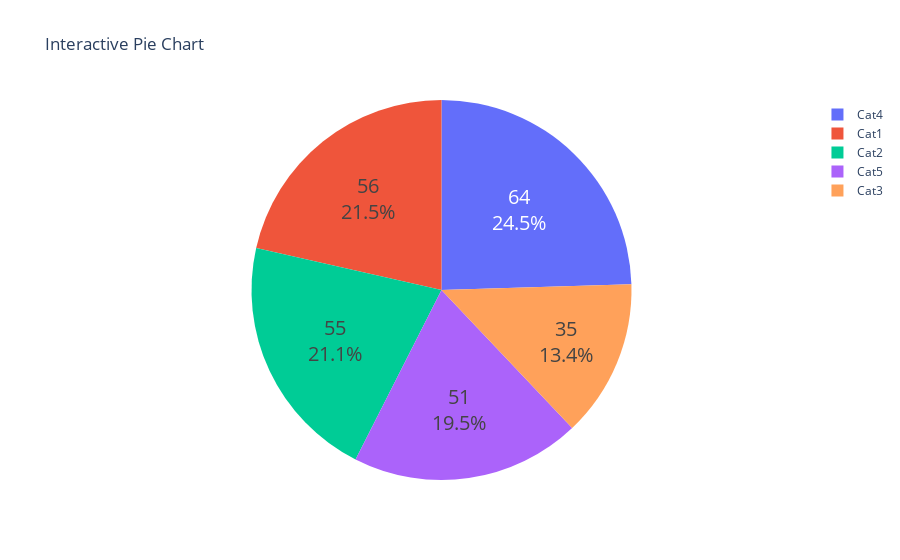

Notebook code cell kept with this figure:
### Code cell
labels = ['Cat1', 'Cat2', 'Cat3', 'Cat4', 'Cat5']
values = [random.randint(0, 100) for _ in range(len(labels))]
trace = go.Pie(labels=labels, values=values, hoverinfo='label+percent', textinfo='value+percent', textfont_size=20)
layout = go.Layout(title='Interactive Pie Chart')
fig = go.Figure(data=[trace], layout=layout)
fig.show()

### Figure 1 — Plotly figure (JSON) as saved in the notebook; plotly's stock layout.template omitted (floating-point values rounded to 4 significant figures)
{"data": [{"hoverinfo": "label+percent", "labels": ["Cat1", "Cat2", "Cat3", "Cat4", "Cat5"], "textfont": {"size": 20}, "textinfo": "value+percent", "type": "pie", "values": [56, 55, 35, 64, 51]}], "layout": {"autosize": true, "title": {"text": "Interactive Pie Chart"}}}
